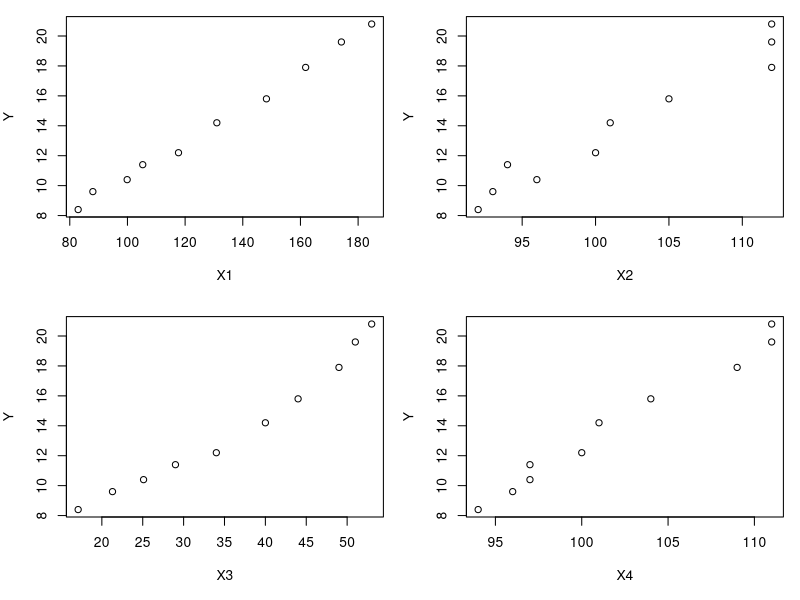

This figure's R source:
commodity<-data.frame(
   X1=c( 82.9,  88.0,  99.9, 105.3, 117.7, 
        131.0, 148.2, 161.8, 174.2, 184.7), 
   X2=c(92, 93, 96, 94, 100, 101, 105, 112, 112, 112), 
   X3=c(17.1, 21.3, 25.1, 29.0, 34.0, 40.0, 44.0, 
        49.0, 51.0, 53.0), 
   X4=c(94, 96, 97, 97, 100, 101, 104, 109, 111, 111), 
   Y=c(8.4, 9.6, 10.4, 11.4, 12.2, 14.2, 15.8, 17.9, 
       19.6, 20.8)
)

attach(commodity)
opar<-par(mfrow=c(2,2), mar=c(5,4,1,1))
plot(X1, Y); plot(X2, Y); plot(X3, Y); plot(X4, Y)
par(opar)

lm.sol<-lm(Y~X1+X2+X3+X4, data=commodity)
summary(lm.sol)

commodity.pr<-princomp(~X1+X2+X3+X4, data=commodity, cor=T)
summary(commodity.pr, loadings=TRUE)

pre<-predict(commodity.pr)
commodity$Z<-pre[,1]
lm.sol<-lm(Y~Z, data=commodity)
summary(lm.sol)

beta<-coef(lm.sol); A<-loadings(commodity.pr)
x.bar<-commodity.pr$center; x.sd<-commodity.pr$scale
coef<-beta[2]*A[,1]/x.sd
beta0 <- beta[1]- sum(x.bar * coef)
c(beta0, coef)



